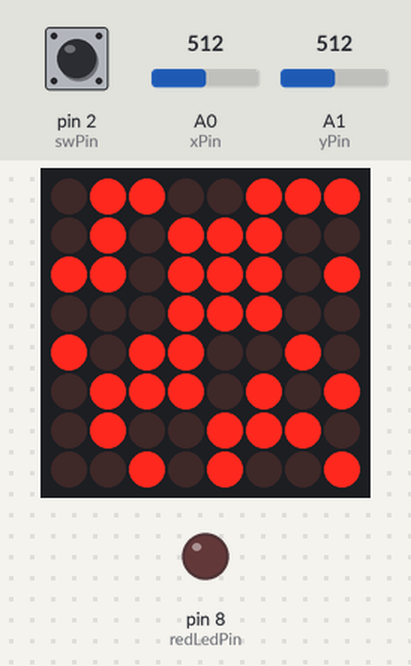
A sketch run on a simulated Arduino Uno, built with avr-gcc and run on an emulated ATmega328P. Parts: 8×8 LED matrix, output pins drawn as LEDs (lit = HIGH). The test bench sets the inputs (shaded band); at power-on: pin 2 (swPin) HIGH, A1 (yPin) = 512, A0 (xPin) = 512. Random numbers use the default seed unless the sketch sets one; what the sketch prints to the serial monitor is not drawn.

Above: at 0.1 s.
1.3 s: pin 2 (swPin) pulled LOW for 0.15 s
At 3.18 s:
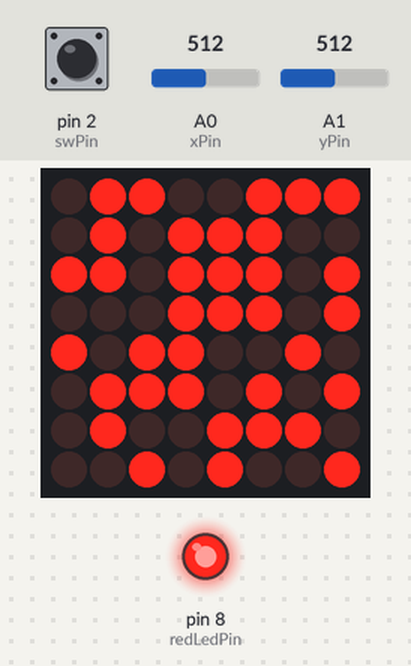
3.7 s: A1 (yPin) set to 610
At 4.18 s:
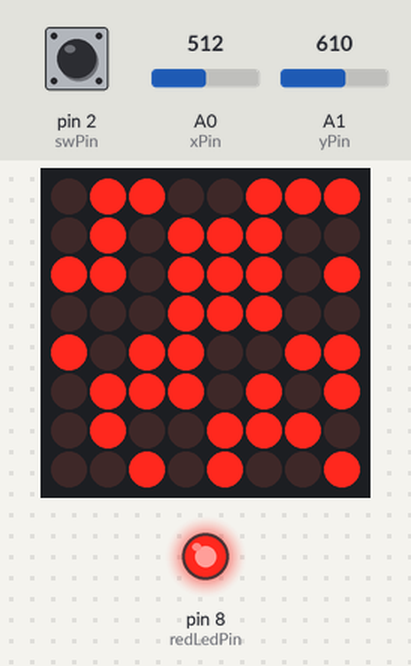
5.9 s: A0 (xPin) set to 610
8.9 s: A0 (xPin) set to 587
At 11.1 s:
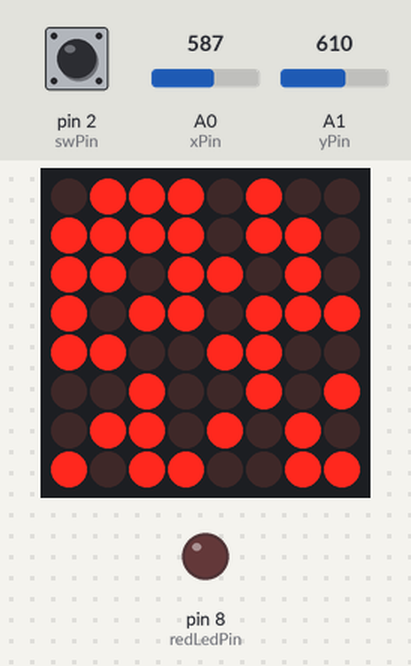
11.9 s: A1 (yPin) set to 716
At 13.3 s:
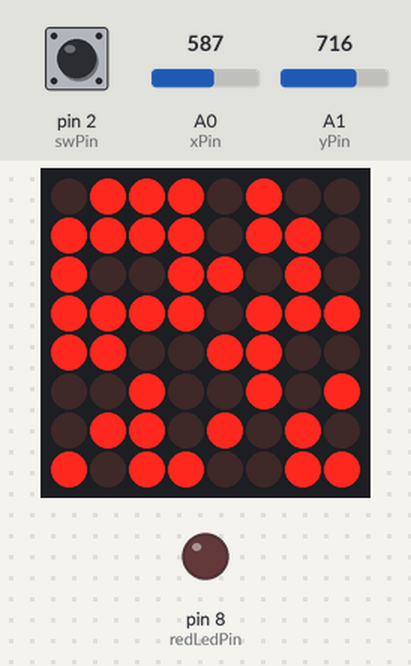
14.9 s: pin 2 (swPin) pulled LOW for 1 s
At 18.4 s:
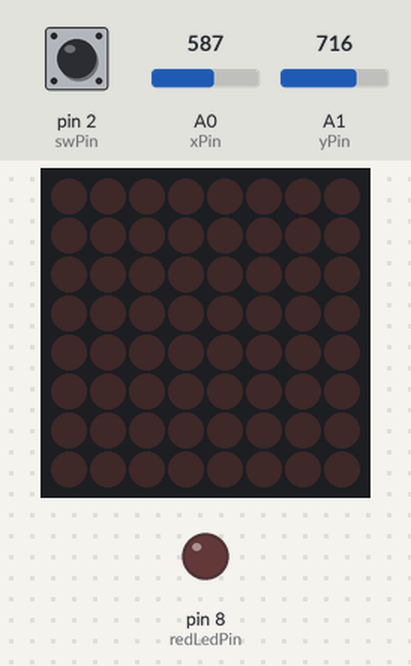
Timing chart, 0 to 19.9 s (numbered marks = the images above; inputs shaded):
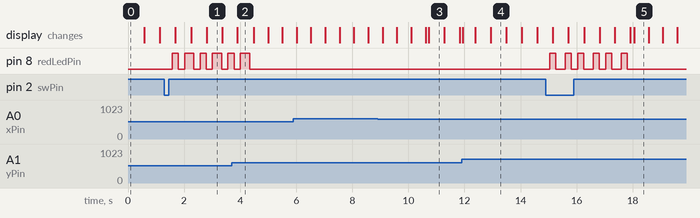

The sketch:

homework_6.ino
```cpp
#include "LedControl.h"

const int dinPin = 12;
const int clockPin = 11;
const int loadPin = 10;
LedControl lc = LedControl(dinPin, clockPin, loadPin, 1);

const int numRows = 8;
const int numCols = 8;

const int xPin = A0;
const int yPin = A1;
const int swPin = 2;

const int lowerThreshold = 450;
const int upperThreshold = 600;

const int playerBlinkRate = 550;
const int bombBlinkRate = 250;
const int bombExplosionTime = 3000;
const int explosionRange = 1;
bool bombIsActive = false;
bool playerIsDead = false;
bool deathAnimationActive = false;

const int redLedPin = 8;
int gameBoard[numRows][numCols];
int playerRow = 0;
int playerCol = 0;
bool playerBlinkState = false;
bool mapGenerated = false;

const int animationDelay = 100;
const int maxRandomValue = 100;
const int percentageWall = 50;
const int twoNumber = 2;

const int freeSpaces = 2;

struct Bomb {
  int row;
  int col;
  bool blinkState;
  unsigned long explosionTime;
};

const int maxBombs = 5;
Bomb bombs[maxBombs];

const int sizeOfElement = 8;
//for lose animation
const uint64_t loseImages[] = {
    0x0000000000000000,
    0x8142241818244281
};
//for win animation
const uint64_t winImages[] = {
    0x0000000000000000,
    0x00040a1120408000
};

void setup() {
  Serial.begin(9600);
  lc.shutdown(0, false);
  lc.setIntensity(0, 8);
  lc.clearDisplay(0);
  pinMode(swPin, INPUT_PULLUP);
  pinMode(redLedPin, OUTPUT);
  randomSeed(analogRead(5));
  if (!mapGenerated) {
    generateRandomMap();
    mapGenerated = true;
  }
}

void loop() {
  int xValue = analogRead(xPin);
  int yValue = analogRead(yPin);
  int swValue = digitalRead(swPin);
  Serial.print("SW Pin Value: ");
  Serial.print(swValue);
  updatePlayerPosition(xValue, yValue);
  updatePlayerBlink();
  // Print joystick button state for debugging
  if (swValue == LOW && !playerIsDead) {
    Serial.println("Joystick Button Pressed");
    if (!bombIsActive) {
      placeBomb();
      bombIsActive = true;  // Set the flag to indicate an active bomb
    }
  }

  updateBombs();
  displayGameBoard();
  // Check if the mission is complete (all walls destroyed)
  if (playerIsDead && !deathAnimationActive) {
    playAnimation(loseImages, sizeof(loseImages) / sizeOfElement);
    deathAnimationActive = true;
    restartGame();
  }
  if (isMissionComplete() && !playerIsDead) {
    playAnimation(winImages, sizeof(winImages) / sizeOfElement);
    restartGame();
  }
  delay(100);
}

// Function to check if the mission is complete
bool isMissionComplete() {
  for (int row = 0; row < numRows; ++row) {
    for (int col = 0; col < numCols; ++col) {
      if (gameBoard[row][col] == 1) {
        return false;  // There is still a wall remaining
      }
    }
  }
  return true;  // All walls have been destroyed
}

void generateRandomMap() {
  for (int row = 0; row < numRows; ++row) {
    for (int col = 0; col < numCols; ++col) {
      gameBoard[row][col] = 0;
      lc.setLed(0, row, col, 0);
    }
  }

  for (int row = 0; row < numRows; ++row) {
    for (int col = 0; col < numCols; ++col) {
      if (random(maxRandomValue) < percentageWall) {
        gameBoard[row][col] = 1;
        lc.setLed(0, row, col, 1);
      }
    }
  }

  int availablePositions[numRows * numCols][twoNumber];
  int count = 0;

  for (int row = 0; row < numRows; ++row) {
    for (int col = 0; col < numCols; ++col) {
      if (gameBoard[row][col] == 0 && countFreeSpacesAround(row, col) >= freeSpaces * explosionRange) {
        availablePositions[count][0] = row;
        availablePositions[count][1] = col;
        ++count;
      }
    }
  }

  if (count > 0) {
    int randomIndex = random(count);
    playerRow = availablePositions[randomIndex][0];
    playerCol = availablePositions[randomIndex][1];
    lc.setLed(0, playerRow, playerCol, playerBlinkState);
  }
}

int countFreeSpacesAround(int row, int col) {
  int freeSpaces = 0;
  if (row > 0 && gameBoard[row - 1][col] == 0) {
    ++freeSpaces;
  }
  if (row < numRows - 1 && gameBoard[row + 1][col] == 0) {
    ++freeSpaces;
  }
  if (col > 0 && gameBoard[row][col - 1] == 0) {
    ++freeSpaces;
  }
  if (col < numCols - 1 && gameBoard[row][col + 1] == 0) {
    ++freeSpaces;
  }
  return freeSpaces;
}

void updatePlayerPosition(int xValue, int yValue) {
  static int lastXValue = xValue;
  static int lastYValue = yValue;
  static unsigned long lastUpdateTime = millis();
  // Sensitivity threshold to avoid rapid updates
  const int sensibilityThreshold = 50;

  // Check if enough time has passed since the last update
  if (millis() - lastUpdateTime < sensibilityThreshold) {
    return;
  }

  if (abs(xValue - lastXValue) > sensibilityThreshold) {
    // Move the player left if the joystick is tilted left
    if (xValue < lowerThreshold && playerCol > 0 && !gameBoard[playerRow][playerCol - 1]) {
      lc.setLed(0, playerRow, playerCol, 0);
      --playerCol;
    }
    // Move the player right if the joystick is tilted right
    else if (xValue > upperThreshold && playerCol < numCols - 1 && !gameBoard[playerRow][playerCol + 1]) {
      lc.setLed(0, playerRow, playerCol, 0);
      ++playerCol;
    }
    // Update the last X-axis value
    lastXValue = xValue;
  }

  if (abs(yValue - lastYValue) > sensibilityThreshold) {
    // Move the player up if the joystick is tilted up
    if (yValue < lowerThreshold && playerRow > 0 && !gameBoard[playerRow - 1][playerCol]) {
      lc.setLed(0, playerRow, playerCol, 0);
      --playerRow;
    }
    // Move the player down if the joystick is tilted down
    else if (yValue > upperThreshold && playerRow < numRows - 1 && !gameBoard[playerRow + 1][playerCol]) {
      lc.setLed(0, playerRow, playerCol, 0);
      ++playerRow;
    }
    // Update the last Y-axis value
    lastYValue = yValue;
  }
  lastUpdateTime = millis();
}


void updatePlayerBlink() {
  static unsigned long lastBlinkTime = 0;
  if (millis() - lastBlinkTime >= playerBlinkRate) {
    playerBlinkState = !playerBlinkState;
    lastBlinkTime = millis();
  }
}

void placeBomb() {
  for (int i = 0; i < maxBombs; ++i) {
    if (bombs[i].explosionTime == 0) {
      bombs[i].row = playerRow;
      bombs[i].col = playerCol;
      bombs[i].blinkState = false;
      bombs[i].explosionTime = millis() + bombExplosionTime;
      lc.setLed(0, bombs[i].row, bombs[i].col, bombs[i].blinkState);
      break;
    }
  }
}

void updateBombs() {
  // Iterate through all active bombs
  for (int i = 0; i < maxBombs; ++i) {
    if (bombs[i].explosionTime > 0) {
      unsigned long lastBlinkTime = bombs[i].blinkState;

      // Check if it's time to toggle the bomb's blink state
      if (millis() - lastBlinkTime >= bombBlinkRate) {
        // Toggle the blink state
        bombs[i].blinkState = !bombs[i].blinkState;
        lc.setLed(0, bombs[i].row, bombs[i].col, bombs[i].blinkState);

        // Update the last blink time for the current bomb
        lastBlinkTime = millis();
      }

      // Check if it's time for the bomb to explode
      if (millis() >= bombs[i].explosionTime) {
        // Call the function to handle the bomb explosion
        explodeBomb(i);
      } else {
        // Toggle the red LED for a blinking effect during bomb countdown
        digitalWrite(redLedPin, millis() % (twoNumber * bombBlinkRate) < bombBlinkRate);
      }
    }
  }
}

void displayGameBoard() {
  for (int row = 0; row < numRows; ++row) {
    for (int col = 0; col < numCols; ++col) {
      if (row == playerRow && col == playerCol) {
        lc.setLed(0, row, col, playerBlinkState);
      } else {
        lc.setLed(0, row, col, gameBoard[row][col] == 1);
      }
    }
  }
}

// Function to explode walls in a specific direction
void explodeInDirection(int row, int col, int rowChange, int colChange, int direction) {
  for (int i = 0; i < explosionRange; ++i) {
    row += rowChange;
    col += colChange;
    if (row >= 0 && row < numRows && col >= 0 && col < numCols && gameBoard[row][col] == 1) {
      gameBoard[row][col] = 0;
      lc.setLed(0, row, col, 0);
    } else {
      break;  // Stop exploding in this direction if a barrier is encountered
    }
  }
}

// Function to explode walls in all directions
void explodeWalls(int index) {
  explodeInDirection(bombs[index].row, bombs[index].col, -1, 0, 0);  // Up
  explodeInDirection(bombs[index].row, bombs[index].col, 1, 0, 1);   // Down
  explodeInDirection(bombs[index].row, bombs[index].col, 0, -1, 2);  // Left
  explodeInDirection(bombs[index].row, bombs[index].col, 0, 1, 3);   // Right
}

// Function to check if the player is in the explosion range
bool isPlayerInExplosionRange(int index) {
  int rowDiff = abs(playerRow - bombs[index].row);
  int colDiff = abs(playerCol - bombs[index].col);
  return (rowDiff == 0 && colDiff <= explosionRange) || (colDiff == 0 && rowDiff <= explosionRange);
}

// Function to handle player death and clear the game board
void handlePlayerDeath() {
  playerRow = -1;
  playerCol = -1;
  playerIsDead = true;
  // Clear the game board (set all elements to 0)
  for (int row = 0; row < numRows; ++row) {
    for (int col = 0; col < numCols; ++col) {
      gameBoard[row][col] = 0;
      lc.setLed(0, row, col, 0);
    }
  }
}

// Main explodeBomb function
void explodeBomb(int index) {
  explodeWalls(index);

  // Check if the player is in the explosion range
  if (isPlayerInExplosionRange(index)) {
    handlePlayerDeath();
  }

  digitalWrite(redLedPin, LOW);
  bombs[index].explosionTime = 0;
  bombIsActive = false; // Reset the bomb flag
}

void playAnimation(const uint64_t animationImages[], int imagesLen){
  const int animationSpeed = 500;  // 0.5 seconds in milliseconds
  const unsigned long animationDuration = 3000;  // 5 seconds in milliseconds
  const int numFrames = animationDuration / animationSpeed;

  for (int frame = 0; frame < numFrames; ++frame) {
    for (int i = 0; i < imagesLen; ++i) {
      for (int row = 0; row < numRows; ++row) {
        for (int col = 0; col < numCols; ++col) {
          int bit = (animationImages[i] & (1ULL << (col + row * numCols))) ? 1 : 0;
          lc.setLed(0, row, col, bit);
        }
      }
      delay(animationSpeed);
    }
  }
}
//reload the game
void restartGame() {
  generateRandomMap();
  playerIsDead = false;
  deathAnimationActive = false;
  bombIsActive = false;
}
```

Measured:
- after the input at 1.3 s, pin 8 (redLedPin): LOW → HIGH after 0.27 s, → LOW 0.22 s later, → HIGH 0.22 s later, → LOW 0.33 s later, … (9 changes in this stretch)
- after the input at 14.9 s, pin 8 (redLedPin): LOW → HIGH after 0.14 s, then repeats every 1.0 s: LOW 0.33 s, HIGH 0.22 s, LOW 0.22 s, HIGH 0.22 s, until it stays LOW from 17.8 s
- what the display in image 1 shows lasts 0.6 s, from 2.8 s to 3.4 s
- what the display in image 5 shows lasts 0.5 s, from 18.1 s to 18.6 s
